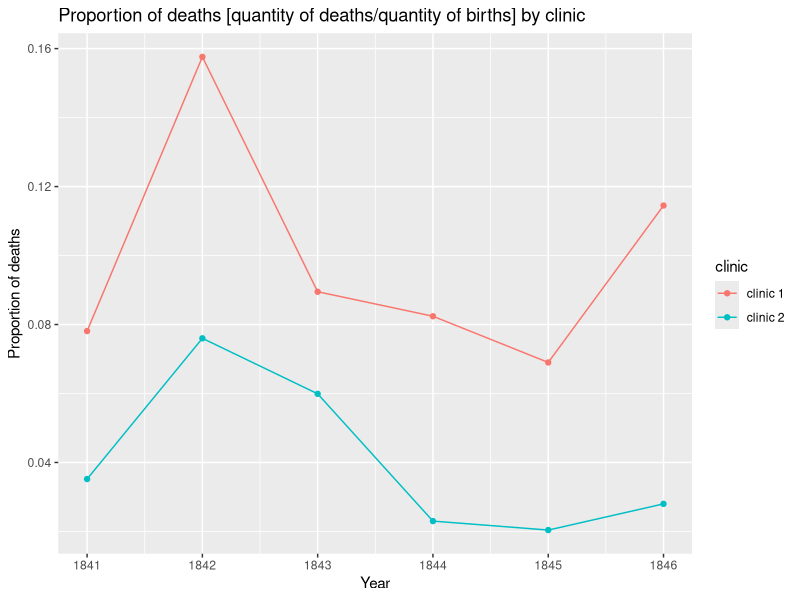
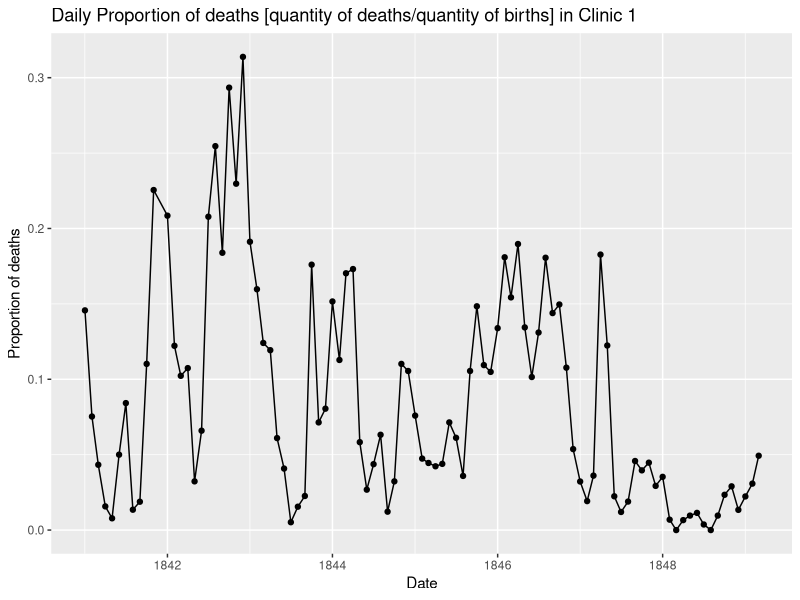
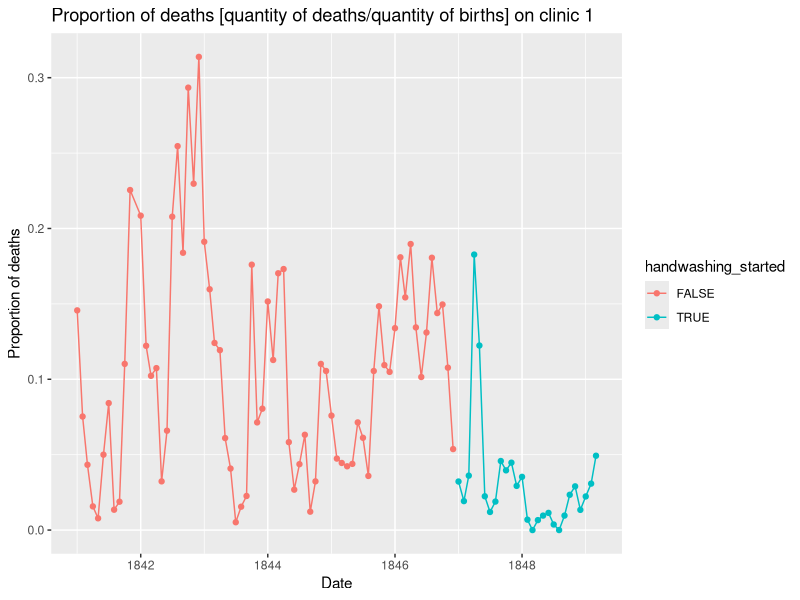

Write R code to recreate these figures, in order.
## ---- chunk 1
library(dplyr)

#1.1. Cargue el paquete tidyverse.
library(tidyverse)

#1.2. Lea el archivo deaths_handwashing.csv usando read_csv y asígnelo a la variable yearly.
yearly <- read_csv("deaths_handwashing.csv")

#1.3. Imprima la variable yearly
yearly

summary(yearly)
## ---- chunk 2
#2.1. Use mutate para agregar la columna proportion_deaths a yearly, esta nueva columna se
#calculará como la proporción de muertes por número de nacimientos.

yearly <- mutate(yearly, proportion_deaths = round(deaths/births,4))


#2.2. Imprima yearly.

yearly

## ---- chunk 3
library(ggplot2)
#3.1. Utilice ggplot para hacer una gráfica lineal de proportion_deaths por año (columna year) con una línea por clínica.
#3.2. Las líneas deben tener colores distintos.


ggplot(data=yearly, aes(x=year, y=proportion_deaths, group=clinic, colour = clinic)) +
  geom_line()+
  geom_point() +
  labs(title = "Proportion of deaths [quantity of deaths/quantity of births] by clinic", y="Proportion of deaths", x="Year")


## ---- chunk 4

#4.1. Cargue los datos mensuales de la Clínica 1 para ver si el lavado de manos tuvo algún
#efecto, para esto lea el archivo deaths_clinic_1.csv y asígnelo a la variable monthly.

monthly <- read_csv("deaths_clinic_1.csv")


monthly
summary(monthly)


#4.2. Agregue la columna proportion_deaths a monthly, esta nueva columna se calculará
#como la proporción de muertes por número de nacimientos.

monthly <- mutate(monthly, proportion_deaths = round(deaths/births,4))
monthly

#4.3. Imprima las primeras filas de monthly usando la función head().

head(monthly)




## ---- chunk 5
#5.1. Haga una gráfica lineal de proportion_deaths por fecha para el data frame monthly usando ggplot.
# 5.2. Utilice la función labs para dar al eje x y al eje y una estética a las etiquetas.

ggplot(data=monthly, aes(x=date, y=proportion_deaths,)) +
  geom_line()+
  geom_point() +
  labs(title = "Daily Proportion of deaths [quantity of deaths/quantity of births] in Clinic 1", y="Proportion of deaths", x="Date")

## ---- chunk 6
#6.1. Agregue una columna TRUE/FALSE a monthly llamado handwashing_started, que será
#TRUE a partir del año en que se impuso el lavado de manos.

monthly_handwashing_started_df <- monthly %>%
mutate(monthly, handwashing_started = ifelse(date >= "1847-01-01" , TRUE, FALSE))
monthly_handwashing_started_df

#6.2. Haga una gráfica lineal de proportion_deaths por fecha para el data frame monthly
#usando ggplot. Haga que el color de la línea dependa de handwashing_started.
#6.3. Utilice la función labs para dar al eje x y al eje y una estética a las etiquetas.

ggplot(data=monthly_handwashing_started_df, aes(x=date, y=proportion_deaths, group=handwashing_started, colour = handwashing_started)) +
  geom_line()+
  geom_point() +
  labs(title = "Proportion of deaths [quantity of deaths/quantity of births] on clinic 1", y="Proportion of deaths", x="Date")


## ---- chunk 7

#7.1. Utilice group_by y summarise para calcular el promedio de proportion_deaths antes y
#después de que se impusiera el lavado de manos.

month_summary <- monthly_handwashing_started_df %>% 
  group_by(handwashing_started)  %>%
  summarise(mean(proportion_deaths))
  
  
month_summary


#7.2. Asigne el resultado en la variable month_summary e imprímala.

#7.3. El data frame resultante debería verse como el siguiente:

